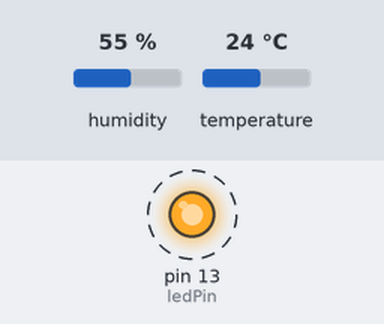
The sketch below on a simulated Arduino Nano, built with avr-gcc and run on an emulated ATmega328P. Parts: output pins drawn as LEDs (lit = HIGH). Dashed ring = blinking. Inputs (shaded band) come from the test bench; at power-on: humidity 55 %, temperature 24 °C. What the sketch prints to the serial monitor is not drawn.

Above: at 0.5 s.
Timing chart, 0 to 4.7 s (numbered marks = the images above):
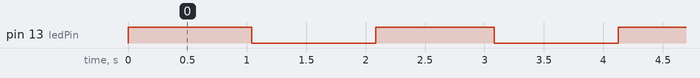

Measured:
- by itself, pin 13 (ledPin): alternates HIGH for 1.0 s and LOW for 1.0 s

The sketch:

HardwareTest.ino
```cpp
// Hardware Test
//
// Run this sketch to test that your hardware is wired correctly. This code
// blinks the LED and prints the temperature and humidity to the serial console.
//
// Connect the SHT31 to vcc, ground, sda, & scl
//
// Arduino Nano 33 IoT
// - SDA pin is A4
// - SCL pin is A5
// Arduino MRK WiFi 1010
// - SCL pin is 12
// - SDA pin is 11


#include <Wire.h>
#include "Adafruit_SHT31.h"

Adafruit_SHT31 sht31 = Adafruit_SHT31();
const int ledPin = LED_BUILTIN;

void setup() {
  Serial.begin(9600);

  // initialize the ledPin as an output.
  pinMode(ledPin, OUTPUT);

  // turn the LED on
  digitalWrite(ledPin, HIGH);

  // wait for a serial connection from the computer
  while (!Serial);

  Serial.println("Hardware Test");

  // initialize the SHT31 sensor
  if (! sht31.begin(SHT31_DEFAULT_ADDR)) {
    Serial.println("Couldn't find SHT31");
    digitalWrite(ledPin, LOW);    // turn off LED
    while (1) { delay(1); }       // wait forever
  }
}

void loop() {

  // read the sensor values
  float temperature = sht31.readTemperature();
  float humidity    = sht31.readHumidity();

  // print temperature to the serial monitor
  Serial.print("Temperature = ");
  Serial.print(temperature);
  Serial.println(" °C");

  // print humidity to the serial monitor
  Serial.print("Humidity    = ");
  Serial.print(humidity);
  Serial.println(" %");

  // print an empty line
  Serial.println();

  // turn LED on
  digitalWrite(ledPin, HIGH);
  // wait 1 second
  delay(1000);

  // turn LED off
  digitalWrite(ledPin, LOW);
  // wait one second
  delay(1000);
}
```
